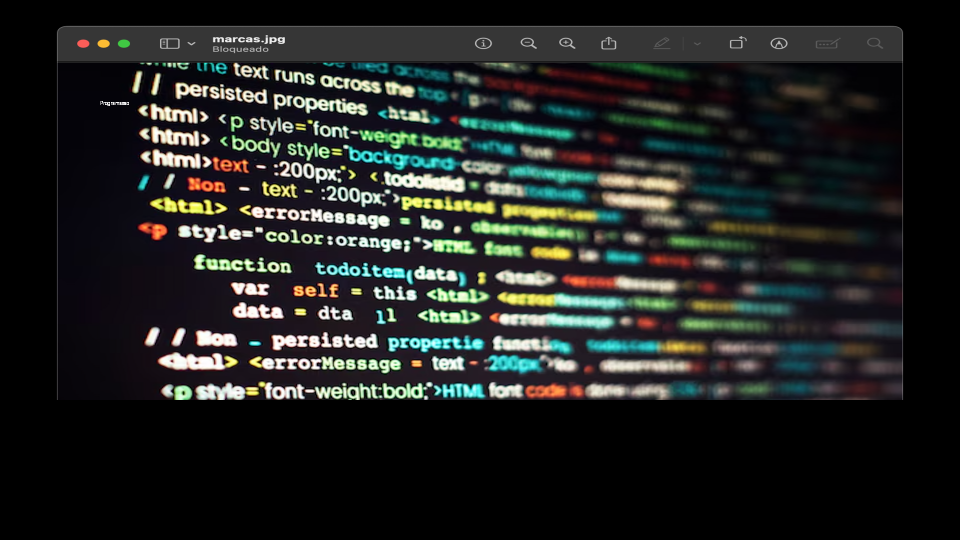
#> input picture Programacion/005-Lectura y escritura de informacion/007-Interfaces graficas/imagenes/captura.png, 1920 x 1080 px (shown at 1/2 size)
$ python '030-genero muchas imagenes.py'
#> lines starting #> are read from the running program, lines starting #| are printed output that depends on the picture
from PIL import Image, ImageDraw, ImageFont

for numeroclase in range (1,11):
    imagencargada = Image.open('imagenes/captura.png')
#> imagencargada is the input picture: PIL image 1920x1080 RGB; mean R, G, B 33, 35.3, 33.7
    escalada = imagencargada.resize((1920,1080))
    width, height = 1920, 1080
    imagen = Image.new(
        'RGB',
        (width,height),
        color=(255,0,0)
        )
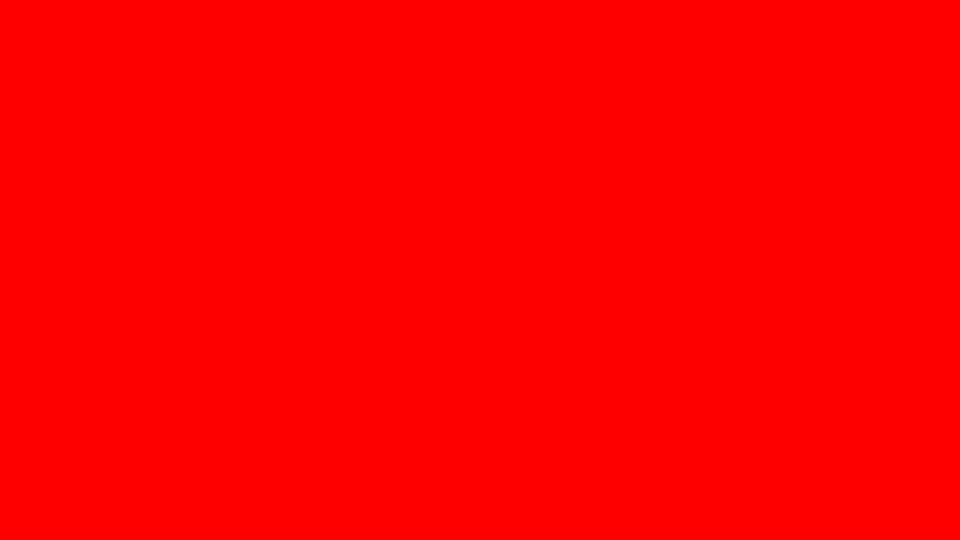
#> imagen: PIL image 1920x1080 RGB (shown at 1/2 size); mean R, G, B 255, 0, 0
    imagen.paste(
        escalada,
        (0,0)
        )
    dibujo = ImageDraw.Draw(imagen)
    rectangulocoords = [(0, 800), (1920, 1080)]
    negrotransparente = (0, 0, 0, 200)
    dibujo.rectangle(rectangulocoords, fill=negrotransparente)
    try:
        fuente = ImageFont.truetype("parrafo.ttf",80)
    except IOError:
        fuente = ImageFont.load_default()
    texto = "Programasao"
    posiciontexto = (200,200)
    colortexto = (255,255,255)
    dibujo.text(posiciontexto,texto,font=fuente, fill=colortexto)
    ruta = 'imagenes/captura.png'+str(numeroclase)+'.png'
    imagen.save(ruta)
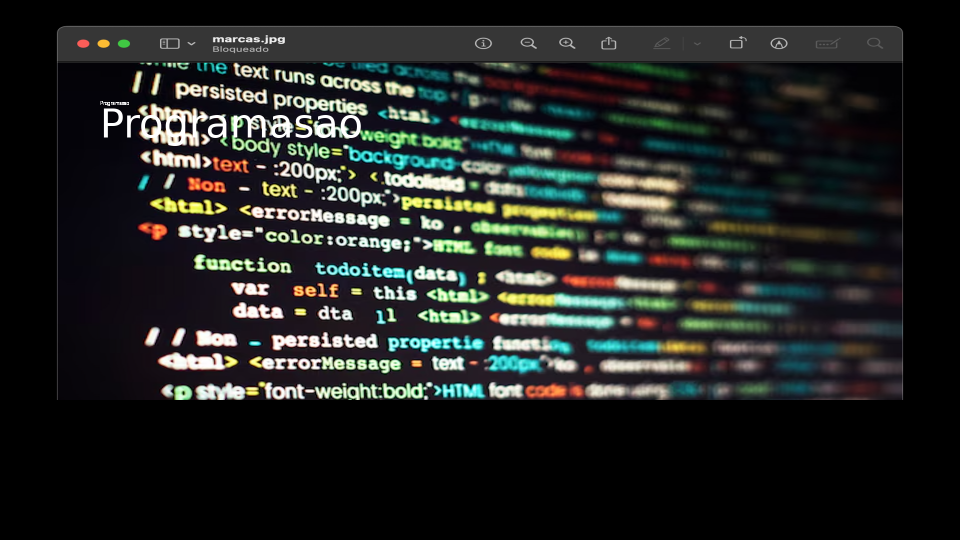
#> saved as captura.png1.png: PIL image 1920x1080 RGB (shown at 1/2 size); mean R, G, B 33.8, 36.1, 34.5
